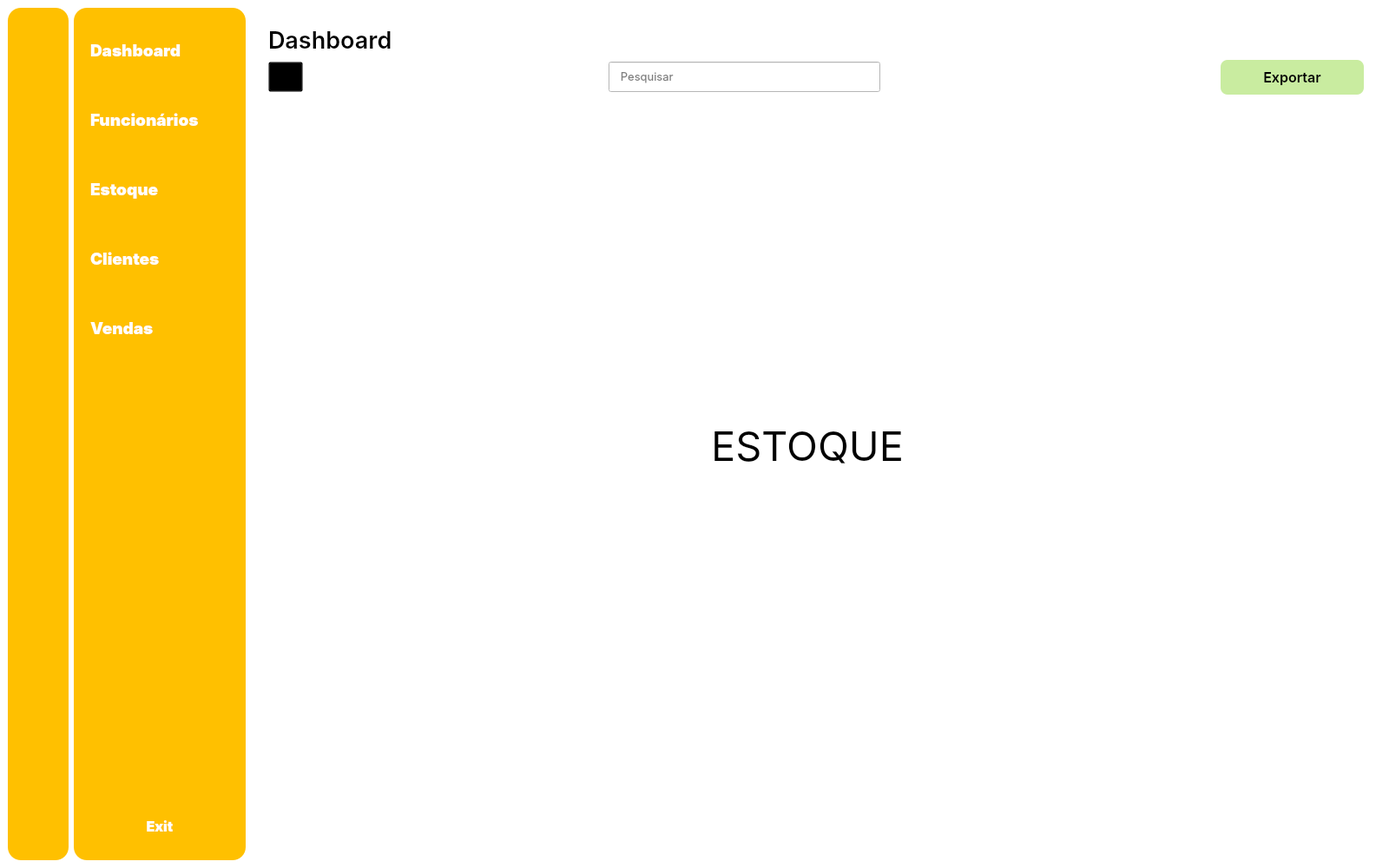
<?xml version="1.0" encoding="UTF-8"?>
<ui version="4.0">
 <class>MainWindow</class>
 <widget class="QMainWindow" name="MainWindow">
  <property name="geometry">
   <rect>
    <x>0</x>
    <y>0</y>
    <width>1600</width>
    <height>1000</height>
   </rect>
  </property>
  <property name="minimumSize">
   <size>
    <width>1600</width>
    <height>1000</height>
   </size>
  </property>
  <property name="maximumSize">
   <size>
    <width>1600</width>
    <height>1090</height>
   </size>
  </property>
  <property name="windowTitle">
   <string>MainWindow</string>
  </property>
  <property name="styleSheet">
   <string notr="true">background-color: rgb(255, 255, 255);</string>
  </property>
  <widget class="QWidget" name="centralwidget">
   <property name="styleSheet">
    <string notr="true"/>
   </property>
   <layout class="QGridLayout" name="gridLayout_2">
    <item row="0" column="0">
     <widget class="QWidget" name="icon_only_menu" native="true">
      <property name="styleSheet">
       <string notr="true">background-color: rgb(255, 192, 0);
border-radius: 15px;</string>
      </property>
      <layout class="QHBoxLayout" name="horizontalLayout_5">
       <item>
        <layout class="QVBoxLayout" name="verticalLayout">
         <property name="leftMargin">
          <number>10</number>
         </property>
         <property name="rightMargin">
          <number>10</number>
         </property>
         <property name="bottomMargin">
          <number>10</number>
         </property>
         <item>
          <spacer name="verticalSpacer_8">
           <property name="orientation">
            <enum>Qt::Vertical</enum>
           </property>
           <property name="sizeType">
            <enum>QSizePolicy::Fixed</enum>
           </property>
           <property name="sizeHint" stdset="0">
            <size>
             <width>20</width>
             <height>20</height>
            </size>
           </property>
          </spacer>
         </item>
         <item>
          <widget class="QPushButton" name="dashboard_btn_1">
           <property name="cursor">
            <cursorShape>PointingHandCursor</cursorShape>
           </property>
           <property name="styleSheet">
            <string notr="true"/>
           </property>
           <property name="text">
            <string/>
           </property>
           <property name="icon">
            <iconset>
             <normaloff>../resources/icons/Component 1.svg</normaloff>
             <normalon>../resources/icons/icon-on.svg</normalon>../resources/icons/Component 1.svg</iconset>
           </property>
           <property name="iconSize">
            <size>
             <width>60</width>
             <height>60</height>
            </size>
           </property>
           <property name="checkable">
            <bool>true</bool>
           </property>
           <property name="autoExclusive">
            <bool>true</bool>
           </property>
          </widget>
         </item>
         <item>
          <spacer name="verticalSpacer_3">
           <property name="orientation">
            <enum>Qt::Vertical</enum>
           </property>
           <property name="sizeType">
            <enum>QSizePolicy::Fixed</enum>
           </property>
           <property name="sizeHint" stdset="0">
            <size>
             <width>20</width>
             <height>25</height>
            </size>
           </property>
          </spacer>
         </item>
         <item>
          <widget class="QPushButton" name="employees_btn_1">
           <property name="cursor">
            <cursorShape>PointingHandCursor</cursorShape>
           </property>
           <property name="styleSheet">
            <string notr="true">QPushButton {
    background-color: transparent;
}
</string>
           </property>
           <property name="text">
            <string/>
           </property>
           <property name="icon">
            <iconset>
             <normaloff>../resources/icons/clipboard-list.svg</normaloff>
             <normalon>../resources/icons/clipboard-list-on.svg</normalon>../resources/icons/clipboard-list.svg</iconset>
           </property>
           <property name="iconSize">
            <size>
             <width>60</width>
             <height>60</height>
            </size>
           </property>
           <property name="checkable">
            <bool>true</bool>
           </property>
           <property name="autoExclusive">
            <bool>true</bool>
           </property>
          </widget>
         </item>
         <item>
          <spacer name="verticalSpacer_4">
           <property name="orientation">
            <enum>Qt::Vertical</enum>
           </property>
           <property name="sizeType">
            <enum>QSizePolicy::Fixed</enum>
           </property>
           <property name="sizeHint" stdset="0">
            <size>
             <width>20</width>
             <height>25</height>
            </size>
           </property>
          </spacer>
         </item>
         <item>
          <widget class="QPushButton" name="stock_btn_1">
           <property name="cursor">
            <cursorShape>PointingHandCursor</cursorShape>
           </property>
           <property name="styleSheet">
            <string notr="true">QPushButton {
    background-color: transparent;
}
</string>
           </property>
           <property name="text">
            <string/>
           </property>
           <property name="icon">
            <iconset>
             <normaloff>../resources/icons/package-open.svg</normaloff>
             <normalon>../resources/icons/package-open-on.svg</normalon>../resources/icons/package-open.svg</iconset>
           </property>
           <property name="iconSize">
            <size>
             <width>60</width>
             <height>60</height>
            </size>
           </property>
           <property name="checkable">
            <bool>true</bool>
           </property>
           <property name="autoExclusive">
            <bool>true</bool>
           </property>
          </widget>
         </item>
         <item>
          <spacer name="verticalSpacer_10">
           <property name="orientation">
            <enum>Qt::Vertical</enum>
           </property>
           <property name="sizeType">
            <enum>QSizePolicy::Fixed</enum>
           </property>
           <property name="sizeHint" stdset="0">
            <size>
             <width>20</width>
             <height>25</height>
            </size>
           </property>
          </spacer>
         </item>
         <item>
          <spacer name="verticalSpacer_6">
           <property name="orientation">
            <enum>Qt::Vertical</enum>
           </property>
           <property name="sizeHint" stdset="0">
            <size>
             <width>20</width>
             <height>40</height>
            </size>
           </property>
          </spacer>
         </item>
         <item>
          <widget class="QPushButton" name="client_btn_1">
           <property name="cursor">
            <cursorShape>PointingHandCursor</cursorShape>
           </property>
           <property name="styleSheet">
            <string notr="true">QPushButton {
    background-color: transparent;
}

</string>
           </property>
           <property name="text">
            <string/>
           </property>
           <property name="icon">
            <iconset>
             <normaloff>../resources/icons/users.svg</normaloff>
             <normalon>../resources/icons/users-on.svg</normalon>../resources/icons/users.svg</iconset>
           </property>
           <property name="iconSize">
            <size>
             <width>60</width>
             <height>60</height>
            </size>
           </property>
           <property name="checkable">
            <bool>true</bool>
           </property>
           <property name="autoExclusive">
            <bool>true</bool>
           </property>
          </widget>
         </item>
         <item>
          <spacer name="verticalSpacer_11">
           <property name="orientation">
            <enum>Qt::Vertical</enum>
           </property>
           <property name="sizeType">
            <enum>QSizePolicy::Fixed</enum>
           </property>
           <property name="sizeHint" stdset="0">
            <size>
             <width>20</width>
             <height>25</height>
            </size>
           </property>
          </spacer>
         </item>
         <item>
          <spacer name="verticalSpacer_7">
           <property name="orientation">
            <enum>Qt::Vertical</enum>
           </property>
           <property name="sizeHint" stdset="0">
            <size>
             <width>20</width>
             <height>40</height>
            </size>
           </property>
          </spacer>
         </item>
         <item>
          <widget class="QPushButton" name="sales_btn_1">
           <property name="cursor">
            <cursorShape>PointingHandCursor</cursorShape>
           </property>
           <property name="styleSheet">
            <string notr="true">QPushButton {
    background-color: transparent;
}
</string>
           </property>
           <property name="text">
            <string/>
           </property>
           <property name="icon">
            <iconset>
             <normaloff>../resources/icons/shopping-cart.svg</normaloff>
             <normalon>../resources/icons/shopping-cart-on.svg</normalon>../resources/icons/shopping-cart.svg</iconset>
           </property>
           <property name="iconSize">
            <size>
             <width>60</width>
             <height>60</height>
            </size>
           </property>
           <property name="checkable">
            <bool>true</bool>
           </property>
           <property name="autoExclusive">
            <bool>true</bool>
           </property>
          </widget>
         </item>
         <item>
          <spacer name="verticalSpacer">
           <property name="orientation">
            <enum>Qt::Vertical</enum>
           </property>
           <property name="sizeHint" stdset="0">
            <size>
             <width>20</width>
             <height>578</height>
            </size>
           </property>
          </spacer>
         </item>
         <item>
          <widget class="QPushButton" name="exit_btn_1">
           <property name="minimumSize">
            <size>
             <width>0</width>
             <height>40</height>
            </size>
           </property>
           <property name="font">
            <font>
             <family>MS UI Gothic</family>
            </font>
           </property>
           <property name="cursor">
            <cursorShape>PointingHandCursor</cursorShape>
           </property>
           <property name="text">
            <string/>
           </property>
           <property name="icon">
            <iconset>
             <normaloff>../resources/icons/x-square.svg</normaloff>../resources/icons/x-square.svg</iconset>
           </property>
           <property name="iconSize">
            <size>
             <width>40</width>
             <height>40</height>
            </size>
           </property>
          </widget>
         </item>
        </layout>
       </item>
      </layout>
     </widget>
    </item>
    <item row="0" column="1">
     <widget class="QWidget" name="full_menu" native="true">
      <property name="styleSheet">
       <string notr="true">background-color: rgb(255, 192, 0);
border-radius: 15px;</string>
      </property>
      <layout class="QGridLayout" name="gridLayout">
       <item row="0" column="0">
        <layout class="QVBoxLayout" name="verticalLayout_2">
         <property name="leftMargin">
          <number>10</number>
         </property>
         <property name="rightMargin">
          <number>10</number>
         </property>
         <property name="bottomMargin">
          <number>10</number>
         </property>
         <item>
          <spacer name="verticalSpacer_9">
           <property name="orientation">
            <enum>Qt::Vertical</enum>
           </property>
           <property name="sizeType">
            <enum>QSizePolicy::Fixed</enum>
           </property>
           <property name="sizeHint" stdset="0">
            <size>
             <width>20</width>
             <height>10</height>
            </size>
           </property>
          </spacer>
         </item>
         <item>
          <widget class="QPushButton" name="dashboard_btn_2">
           <property name="minimumSize">
            <size>
             <width>0</width>
             <height>59</height>
            </size>
           </property>
           <property name="font">
            <font>
             <family>Inter Black</family>
             <pointsize>14</pointsize>
            </font>
           </property>
           <property name="cursor">
            <cursorShape>PointingHandCursor</cursorShape>
           </property>
           <property name="styleSheet">
            <string notr="true">QPushButton {
    background-color: transparent;
	color: white;
	text-align: left;
}
</string>
           </property>
           <property name="text">
            <string>Dashboard</string>
           </property>
           <property name="icon">
            <iconset>
             <normaloff>../resources/icons/Component 1.svg</normaloff>
             <normalon>../resources/icons/icon-on.svg</normalon>../resources/icons/Component 1.svg</iconset>
           </property>
           <property name="iconSize">
            <size>
             <width>50</width>
             <height>50</height>
            </size>
           </property>
           <property name="checkable">
            <bool>true</bool>
           </property>
           <property name="autoExclusive">
            <bool>true</bool>
           </property>
           <property name="autoDefault">
            <bool>true</bool>
           </property>
          </widget>
         </item>
         <item>
          <spacer name="verticalSpacer_13">
           <property name="orientation">
            <enum>Qt::Vertical</enum>
           </property>
           <property name="sizeType">
            <enum>QSizePolicy::Fixed</enum>
           </property>
           <property name="sizeHint" stdset="0">
            <size>
             <width>20</width>
             <height>15</height>
            </size>
           </property>
          </spacer>
         </item>
         <item>
          <widget class="QPushButton" name="employees_btn_2">
           <property name="minimumSize">
            <size>
             <width>0</width>
             <height>59</height>
            </size>
           </property>
           <property name="font">
            <font>
             <family>Inter Black</family>
             <pointsize>14</pointsize>
            </font>
           </property>
           <property name="cursor">
            <cursorShape>PointingHandCursor</cursorShape>
           </property>
           <property name="styleSheet">
            <string notr="true">QPushButton {
    background-color: transparent;
	color: white;
	text-align: left;
}
</string>
           </property>
           <property name="text">
            <string>Funcionários</string>
           </property>
           <property name="icon">
            <iconset>
             <normaloff>../resources/icons/clipboard-list.svg</normaloff>
             <normalon>../resources/icons/clipboard-list-on.svg</normalon>../resources/icons/clipboard-list.svg</iconset>
           </property>
           <property name="iconSize">
            <size>
             <width>50</width>
             <height>50</height>
            </size>
           </property>
           <property name="checkable">
            <bool>true</bool>
           </property>
           <property name="autoExclusive">
            <bool>true</bool>
           </property>
          </widget>
         </item>
         <item>
          <spacer name="verticalSpacer_14">
           <property name="orientation">
            <enum>Qt::Vertical</enum>
           </property>
           <property name="sizeType">
            <enum>QSizePolicy::Fixed</enum>
           </property>
           <property name="sizeHint" stdset="0">
            <size>
             <width>20</width>
             <height>15</height>
            </size>
           </property>
          </spacer>
         </item>
         <item>
          <widget class="QPushButton" name="stock_btn_2">
           <property name="minimumSize">
            <size>
             <width>0</width>
             <height>59</height>
            </size>
           </property>
           <property name="font">
            <font>
             <family>Inter Black</family>
             <pointsize>14</pointsize>
            </font>
           </property>
           <property name="cursor">
            <cursorShape>PointingHandCursor</cursorShape>
           </property>
           <property name="styleSheet">
            <string notr="true">QPushButton {
    background-color: transparent;
	color: white;
	text-align: left;
}
</string>
           </property>
           <property name="text">
            <string>Estoque</string>
           </property>
           <property name="icon">
            <iconset>
             <normaloff>../resources/icons/package-open.svg</normaloff>
             <normalon>../resources/icons/package-open-on.svg</normalon>../resources/icons/package-open.svg</iconset>
           </property>
           <property name="iconSize">
            <size>
             <width>50</width>
             <height>50</height>
            </size>
           </property>
           <property name="checkable">
            <bool>true</bool>
           </property>
           <property name="autoExclusive">
            <bool>true</bool>
           </property>
          </widget>
         </item>
         <item>
          <spacer name="verticalSpacer_15">
           <property name="orientation">
            <enum>Qt::Vertical</enum>
           </property>
           <property name="sizeType">
            <enum>QSizePolicy::Fixed</enum>
           </property>
           <property name="sizeHint" stdset="0">
            <size>
             <width>20</width>
             <height>15</height>
            </size>
           </property>
          </spacer>
         </item>
         <item>
          <widget class="QPushButton" name="client_btn_2">
           <property name="minimumSize">
            <size>
             <width>0</width>
             <height>59</height>
            </size>
           </property>
           <property name="font">
            <font>
             <family>Inter Black</family>
             <pointsize>14</pointsize>
            </font>
           </property>
           <property name="cursor">
            <cursorShape>PointingHandCursor</cursorShape>
           </property>
           <property name="styleSheet">
            <string notr="true">QPushButton {
    background-color: transparent;
	color: white;
	text-align: left;
}
</string>
           </property>
           <property name="text">
            <string>Clientes</string>
           </property>
           <property name="icon">
            <iconset>
             <normaloff>../resources/icons/users.svg</normaloff>
             <normalon>../resources/icons/users-on.svg</normalon>../resources/icons/users.svg</iconset>
           </property>
           <property name="iconSize">
            <size>
             <width>50</width>
             <height>50</height>
            </size>
           </property>
           <property name="checkable">
            <bool>true</bool>
           </property>
           <property name="autoExclusive">
            <bool>true</bool>
           </property>
          </widget>
         </item>
         <item>
          <spacer name="verticalSpacer_16">
           <property name="orientation">
            <enum>Qt::Vertical</enum>
           </property>
           <property name="sizeType">
            <enum>QSizePolicy::Fixed</enum>
           </property>
           <property name="sizeHint" stdset="0">
            <size>
             <width>20</width>
             <height>15</height>
            </size>
           </property>
          </spacer>
         </item>
         <item>
          <widget class="QPushButton" name="sales_btn_2">
           <property name="minimumSize">
            <size>
             <width>0</width>
             <height>59</height>
            </size>
           </property>
           <property name="font">
            <font>
             <family>Inter Black</family>
             <pointsize>14</pointsize>
            </font>
           </property>
           <property name="cursor">
            <cursorShape>PointingHandCursor</cursorShape>
           </property>
           <property name="styleSheet">
            <string notr="true">QPushButton {
    background-color: transparent;
	color: white;
	text-align: left;
}
</string>
           </property>
           <property name="text">
            <string>Vendas</string>
           </property>
           <property name="icon">
            <iconset>
             <normaloff>../resources/icons/shopping-cart.svg</normaloff>
             <normalon>../resources/icons/shopping-cart-on.svg</normalon>../resources/icons/shopping-cart.svg</iconset>
           </property>
           <property name="iconSize">
            <size>
             <width>50</width>
             <height>50</height>
            </size>
           </property>
           <property name="checkable">
            <bool>true</bool>
           </property>
           <property name="autoExclusive">
            <bool>true</bool>
           </property>
          </widget>
         </item>
         <item>
          <spacer name="verticalSpacer_2">
           <property name="orientation">
            <enum>Qt::Vertical</enum>
           </property>
           <property name="sizeType">
            <enum>QSizePolicy::Fixed</enum>
           </property>
           <property name="sizeHint" stdset="0">
            <size>
             <width>20</width>
             <height>588</height>
            </size>
           </property>
          </spacer>
         </item>
         <item>
          <widget class="QPushButton" name="exit_btn_2">
           <property name="minimumSize">
            <size>
             <width>160</width>
             <height>40</height>
            </size>
           </property>
           <property name="font">
            <font>
             <family>Inter Black</family>
             <pointsize>12</pointsize>
            </font>
           </property>
           <property name="cursor">
            <cursorShape>PointingHandCursor</cursorShape>
           </property>
           <property name="styleSheet">
            <string notr="true">color: #ffffff;</string>
           </property>
           <property name="text">
            <string>Exit</string>
           </property>
           <property name="icon">
            <iconset>
             <normaloff>../resources/icons/x-square.svg</normaloff>../resources/icons/x-square.svg</iconset>
           </property>
           <property name="iconSize">
            <size>
             <width>30</width>
             <height>30</height>
            </size>
           </property>
           <property name="checkable">
            <bool>false</bool>
           </property>
           <property name="autoExclusive">
            <bool>false</bool>
           </property>
          </widget>
         </item>
        </layout>
       </item>
      </layout>
     </widget>
    </item>
    <item row="0" column="2">
     <widget class="QWidget" name="main_div" native="true">
      <layout class="QVBoxLayout" name="verticalLayout_5">
       <property name="leftMargin">
        <number>20</number>
       </property>
       <property name="topMargin">
        <number>0</number>
       </property>
       <property name="rightMargin">
        <number>20</number>
       </property>
       <property name="bottomMargin">
        <number>0</number>
       </property>
       <item>
        <spacer name="verticalSpacer_5">
         <property name="orientation">
          <enum>Qt::Vertical</enum>
         </property>
         <property name="sizeType">
          <enum>QSizePolicy::Fixed</enum>
         </property>
         <property name="sizeHint" stdset="0">
          <size>
           <width>20</width>
           <height>20</height>
          </size>
         </property>
        </spacer>
       </item>
       <item>
        <widget class="QLabel" name="page_title">
         <property name="font">
          <font>
           <family>Inter SemiBold</family>
           <pointsize>20</pointsize>
          </font>
         </property>
         <property name="text">
          <string>Dashboard</string>
         </property>
        </widget>
       </item>
       <item>
        <widget class="QWidget" name="widget" native="true">
         <layout class="QHBoxLayout" name="horizontalLayout_3">
          <property name="spacing">
           <number>0</number>
          </property>
          <property name="leftMargin">
           <number>0</number>
          </property>
          <property name="topMargin">
           <number>0</number>
          </property>
          <property name="rightMargin">
           <number>0</number>
          </property>
          <property name="bottomMargin">
           <number>0</number>
          </property>
          <item>
           <layout class="QHBoxLayout" name="horizontalLayout_2">
            <item>
             <widget class="QPushButton" name="change_btn">
              <property name="minimumSize">
               <size>
                <width>0</width>
                <height>35</height>
               </size>
              </property>
              <property name="cursor">
               <cursorShape>PointingHandCursor</cursorShape>
              </property>
              <property name="styleSheet">
               <string notr="true">QPushButton {
    background-color: transparent;
}
</string>
              </property>
              <property name="text">
               <string/>
              </property>
              <property name="icon">
               <iconset>
                <normaloff>../resources/icons/align-justify-on.svg</normaloff>
                <normalon>../resources/icons/align-justify.svg</normalon>../resources/icons/align-justify-on.svg</iconset>
              </property>
              <property name="iconSize">
               <size>
                <width>35</width>
                <height>35</height>
               </size>
              </property>
              <property name="checkable">
               <bool>true</bool>
              </property>
             </widget>
            </item>
            <item>
             <spacer name="horizontalSpacer">
              <property name="orientation">
               <enum>Qt::Horizontal</enum>
              </property>
              <property name="sizeHint" stdset="0">
               <size>
                <width>40</width>
                <height>20</height>
               </size>
              </property>
             </spacer>
            </item>
            <item>
             <layout class="QHBoxLayout" name="horizontalLayout">
              <item>
               <widget class="QLineEdit" name="search_input">
                <property name="minimumSize">
                 <size>
                  <width>300</width>
                  <height>35</height>
                 </size>
                </property>
                <property name="font">
                 <font>
                  <family>Inter</family>
                  <pointsize>10</pointsize>
                 </font>
                </property>
                <property name="placeholderText">
                 <string>   Pesquisar</string>
                </property>
               </widget>
              </item>
              <item>
               <widget class="QPushButton" name="search_btn">
                <property name="minimumSize">
                 <size>
                  <width>40</width>
                  <height>35</height>
                 </size>
                </property>
                <property name="font">
                 <font>
                  <family>Inter</family>
                 </font>
                </property>
                <property name="cursor">
                 <cursorShape>PointingHandCursor</cursorShape>
                </property>
                <property name="styleSheet">
                 <string notr="true">#search_btn {
    background-color: transparent;
	border-radius: 5px;
}
#search_btn::hover {
    background-color: #F4F0F0;
}
</string>
                </property>
                <property name="text">
                 <string/>
                </property>
                <property name="icon">
                 <iconset>
                  <normaloff>../resources/icons/search.svg</normaloff>../resources/icons/search.svg</iconset>
                </property>
                <property name="iconSize">
                 <size>
                  <width>30</width>
                  <height>30</height>
                 </size>
                </property>
                <property name="checkable">
                 <bool>false</bool>
                </property>
                <property name="checked">
                 <bool>false</bool>
                </property>
                <property name="autoRepeat">
                 <bool>false</bool>
                </property>
                <property name="autoExclusive">
                 <bool>false</bool>
                </property>
               </widget>
              </item>
             </layout>
            </item>
            <item>
             <spacer name="horizontalSpacer_2">
              <property name="orientation">
               <enum>Qt::Horizontal</enum>
              </property>
              <property name="sizeHint" stdset="0">
               <size>
                <width>268</width>
                <height>20</height>
               </size>
              </property>
             </spacer>
            </item>
            <item>
             <widget class="QPushButton" name="export_btn">
              <property name="minimumSize">
               <size>
                <width>165</width>
                <height>40</height>
               </size>
              </property>
              <property name="font">
               <font>
                <family>Inter SemiBold</family>
                <pointsize>12</pointsize>
               </font>
              </property>
              <property name="cursor">
               <cursorShape>PointingHandCursor</cursorShape>
              </property>
              <property name="styleSheet">
               <string notr="true">QPushButton#export_btn {
	background-color: #C9ECA0;
	border-radius: 8px;
}
QPushButton#export_btn::hover {
	background-color: #7E9465;
}

</string>
              </property>
              <property name="text">
               <string>Exportar</string>
              </property>
             </widget>
            </item>
           </layout>
          </item>
         </layout>
        </widget>
       </item>
       <item>
        <widget class="QStackedWidget" name="stackedWidget">
         <property name="minimumSize">
          <size>
           <width>1120</width>
           <height>0</height>
          </size>
         </property>
         <property name="font">
          <font>
           <family>Inter</family>
           <pointsize>35</pointsize>
          </font>
         </property>
         <property name="cursor">
          <cursorShape>ArrowCursor</cursorShape>
         </property>
         <property name="focusPolicy">
          <enum>Qt::NoFocus</enum>
         </property>
         <property name="currentIndex">
          <number>2</number>
         </property>
         <widget class="QWidget" name="page">
          <layout class="QGridLayout" name="gridLayout_3">
           <item row="0" column="0" alignment="Qt::AlignHCenter">
            <widget class="QLabel" name="label">
             <property name="font">
              <font>
               <family>Inter</family>
               <pointsize>35</pointsize>
              </font>
             </property>
             <property name="text">
              <string>DASHBOARD</string>
             </property>
            </widget>
           </item>
          </layout>
         </widget>
         <widget class="QWidget" name="page_2">
          <layout class="QGridLayout" name="gridLayout_4">
           <item row="0" column="0" alignment="Qt::AlignHCenter">
            <widget class="QLabel" name="label_2">
             <property name="font">
              <font>
               <family>Inter</family>
               <pointsize>35</pointsize>
              </font>
             </property>
             <property name="text">
              <string>FUNCIONÁRIOS</string>
             </property>
            </widget>
           </item>
          </layout>
         </widget>
         <widget class="QWidget" name="page_3">
          <widget class="QLabel" name="label_3">
           <property name="geometry">
            <rect>
             <x>510</x>
             <y>370</y>
             <width>221</width>
             <height>57</height>
            </rect>
           </property>
           <property name="font">
            <font>
             <family>Inter</family>
             <pointsize>35</pointsize>
            </font>
           </property>
           <property name="text">
            <string>ESTOQUE</string>
           </property>
          </widget>
         </widget>
         <widget class="QWidget" name="page_4">
          <widget class="QLabel" name="label_4">
           <property name="geometry">
            <rect>
             <x>400</x>
             <y>340</y>
             <width>241</width>
             <height>71</height>
            </rect>
           </property>
           <property name="font">
            <font>
             <family>Inter</family>
             <pointsize>30</pointsize>
            </font>
           </property>
           <property name="text">
            <string>CLIENTES</string>
           </property>
          </widget>
         </widget>
         <widget class="QWidget" name="page_5">
          <widget class="QLabel" name="label_5">
           <property name="geometry">
            <rect>
             <x>490</x>
             <y>350</y>
             <width>261</width>
             <height>101</height>
            </rect>
           </property>
           <property name="font">
            <font>
             <family>Inter</family>
             <pointsize>35</pointsize>
            </font>
           </property>
           <property name="text">
            <string>VENDAS</string>
           </property>
          </widget>
         </widget>
        </widget>
       </item>
      </layout>
     </widget>
    </item>
   </layout>
  </widget>
 </widget>
 <resources/>
 <connections>
  <connection>
   <sender>change_btn</sender>
   <signal>toggled(bool)</signal>
   <receiver>icon_only_menu</receiver>
   <slot>setVisible(bool)</slot>
   <hints>
    <hint type="sourcelabel">
     <x>385</x>
     <y>102</y>
    </hint>
    <hint type="destinationlabel">
     <x>107</x>
     <y>301</y>
    </hint>
   </hints>
  </connection>
  <connection>
   <sender>change_btn</sender>
   <signal>toggled(bool)</signal>
   <receiver>full_menu</receiver>
   <slot>setHidden(bool)</slot>
   <hints>
    <hint type="sourcelabel">
     <x>398</x>
     <y>99</y>
    </hint>
    <hint type="destinationlabel">
     <x>332</x>
     <y>227</y>
    </hint>
   </hints>
  </connection>
  <connection>
   <sender>exit_btn_2</sender>
   <signal>clicked()</signal>
   <receiver>MainWindow</receiver>
   <slot>close()</slot>
   <hints>
    <hint type="sourcelabel">
     <x>222</x>
     <y>949</y>
    </hint>
    <hint type="destinationlabel">
     <x>219</x>
     <y>1004</y>
    </hint>
   </hints>
  </connection>
  <connection>
   <sender>exit_btn_1</sender>
   <signal>clicked()</signal>
   <receiver>MainWindow</receiver>
   <slot>close()</slot>
   <hints>
    <hint type="sourcelabel">
     <x>70</x>
     <y>944</y>
    </hint>
    <hint type="destinationlabel">
     <x>80</x>
     <y>1007</y>
    </hint>
   </hints>
  </connection>
 </connections>
</ui>
